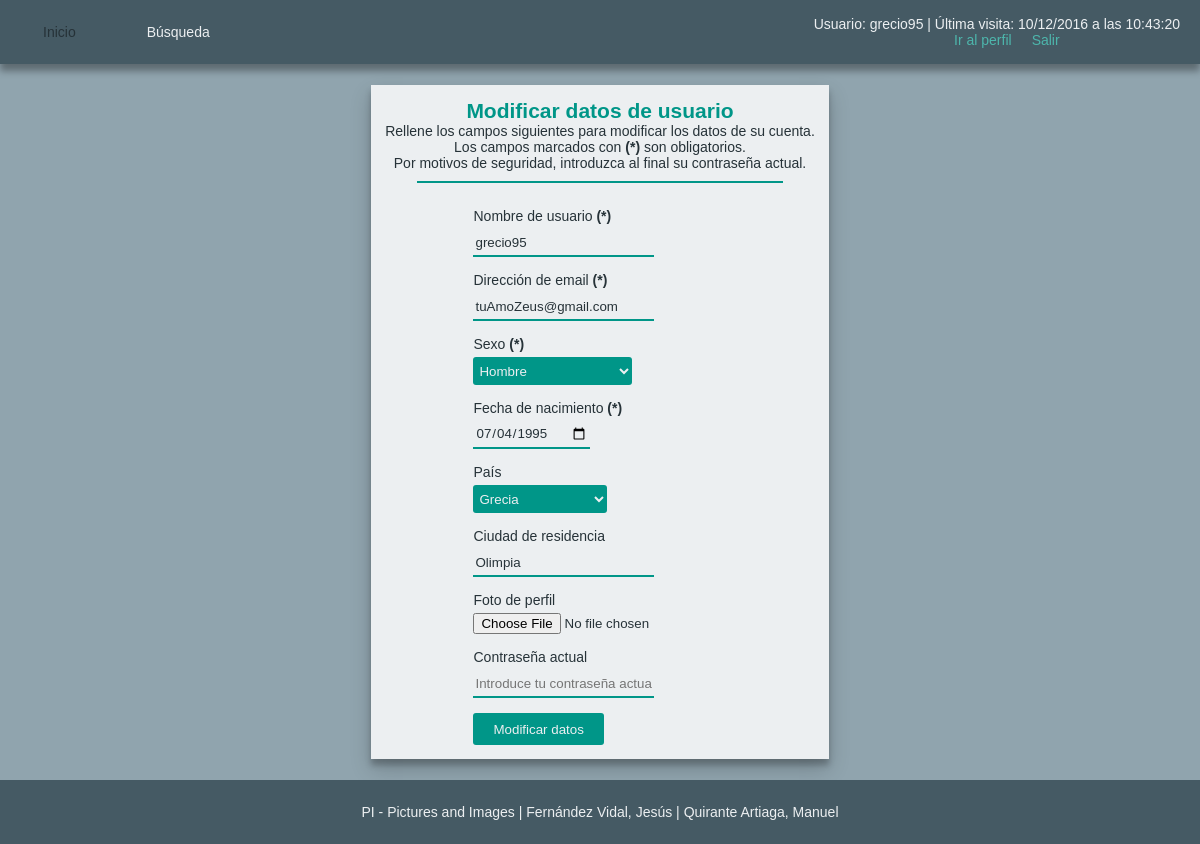
Screenshot of /usu/modificarDatos.php (signed in) with the database file from the repository.
### tables this page shows
CREATE TABLE IF NOT EXISTS `usuarios` (
  `IdUsuario` int(11) NOT NULL AUTO_INCREMENT,
  `NomUsuario` varchar(15) NOT NULL,
  `ClaveUsuario` varchar(15) NOT NULL,
  `EmailUsuario` varchar(200) NOT NULL,
  `SexoUsuario` tinyint(4) NOT NULL,
  `FNacimientoUsuario` date NOT NULL,
  `CiudadUsuario` varchar(100) DEFAULT NULL,
  `PaisUsuario` int(11) DEFAULT NULL,
  `FotoUsuario` varchar(256) NOT NULL DEFAULT 'img/com/avatar.png',
  `FRegistroUsuario` timestamp NOT NULL DEFAULT CURRENT_TIMESTAMP,
  PRIMARY KEY (`IdUsuario`),
  UNIQUE KEY `NomUsuario` (`NomUsuario`),
  UNIQUE KEY `EmailUsuario` (`EmailUsuario`),
  KEY `FK_usuarios_paises` (`PaisUsuario`),
  CONSTRAINT `FK_usuarios_paises` FOREIGN KEY (`PaisUsuario`) REFERENCES `paises` (`IdPais`) ON DELETE SET NULL ON UPDATE CASCADE
);

### inc/func/mysql/basico.inc.php (called while the page is built, shortened)
<?php
	function abrirConexion()
	{
		return true;
	}
	function ejecutarSQL($sql)
	{
		global $conexionBD, $directorioRaiz;
		if (!($resultado = $conexionBD->query($sql)))
		{
			echo "<p><img src='$directorioRaiz"."img/com/error.png' alt='Error' /></p>";
			$tipoConsulta = explode(" ", $sql, 2)[0];
			switch ($tipoConsulta)
			{
				case "INSERT":
				case "insert":
				{
					echo "<p>No se pudo añadir los datos al servidor.</p>";
					break;
				}
				case "UPDATE":
				case "update":
				{
					echo "<p>No se pudo modificar los datos del servidor.</p>";
					break;
				}
				case "DELETE":
				case "delete":
				{
					echo "<p>No se pudo eliminar los datos del servidor.</p>";
					break;
				}
				default:
				{
					echo "<p>No se pudo recuperar los datos del servidor.</p>";
					break;
				}
			}
			return false;
		}
		return $resultado;
	}
?>
<?php
	function getSQLUsuario($usu)
	{
		return "SELECT NomUsuario, ClaveUsuario, EmailUsuario, SexoUsuario, FNacimientoUsuario, CiudadUsuario, IdPais, NomPais, FotoUsuario FROM usuarios, paises WHERE PaisUsuario = IdPais AND NomUsuario = '$usu'";
	}
	function getSQLPaises()
	{
		return "SELECT IdPais, NomPais FROM paises ORDER BY NomPais ASC";
	}
?>

### inc/func/mysql/formularios.inc.php (the view, shortened to what this page needs)
<?php
	function selectorPais($paises, $preSel = 0)
	{
?>
		<p><label for="pais">País</label></p>
		<p><select name="pais" id="pais">
<?php
		while ($fila = $paises->fetch_object())
		{
			$IdPais = $fila->IdPais;
			$NomPais = $fila->NomPais;
			$selected = ($IdPais == $preSel ? "selected" : "");
?>
		<option value="<?php echo $IdPais; ?>" <?php echo $selected; ?>><?php echo $NomPais; ?></option>
<?php
		}
		echo "</select></p>";
	}
?>
<?php
	function selectorSexo($preSel = 0)
	{
?>
		<p><label for="sexo">Sexo <strong>(*)</strong></label></p>
		<p>
			<select name="sexo" id="sexo">
<?php
		$nombre[0] = "Seleccione una opción";
		$nombre[1] = "Hombre";
		$nombre[2] = "Mujer";
		$nombre[3] = "Otro";
		for ($i = 0; $i < 4; $i++)
		{
			$selected = ($i == $preSel ? "selected" : "");
?>
		<option value="<?php echo $i; ?>" <?php echo $selected; ?>><?php echo $nombre[$i]; ?></option>
<?php
		}
		echo "</select></p>";
	}
?>

### usu/modificarDatos.php (shortened to what this page needs)
<?php
	$directorioRaiz = "../";
	include_once("../inc/func/mysql/basico.inc.php");
	include_once("../inc/func/mysql/formularios.inc.php");
	require_once("../inc/head.inc");
 ?>
<main class="centrado">
	<section class="encabezado">
		<h1>Modificar datos de usuario</h1>
		<p>Rellene los campos siguientes para modificar los datos de su cuenta.</p>
		<p>Los campos marcados con <strong>(*)</strong> son obligatorios.</p>
		<p>Por motivos de seguridad, introduzca al final su contraseña actual.</p>
	</section>
	<div class="separador"></div>
	<section>
	<?php
		if (abrirConexion())
		{
			$sql = getSQLPaises();
			if ($resultadoPaises = ejecutarSQL($sql))
			{
				$sql = getSQLUsuario($_SESSION["userName"]);
				if ($resultadoUsuario = ejecutarSQL($sql))
				{
					$fila = $resultadoUsuario->fetch_object();
					$NomUsuario = $fila->NomUsuario;
					$EmailUsuario = $fila->EmailUsuario;
					$SexoUsuario = $fila->SexoUsuario;
					$FNacimientoUsuario = $fila->FNacimientoUsuario;
					$CiudadUsuario = $fila->CiudadUsuario;
					$IdPais = $fila->IdPais;
	?>
					<form action="modificarDatos_respuesta.php" method="POST" enctype="multipart/form-data">
						<p><label for="nombreUsuario">Nombre de usuario <strong>(*)</strong></label></p>
						<p><input type="text" name="nombreUsuario" id="nombreUsuario" placeholder="Escribe tu nombre completo" required <?php echo "value='$NomUsuario'"; ?>/></p>
						<p><label for="email">Dirección de email <strong>(*)</strong></label></p>
						<p><input type="email" name="email" id="email" placeholder="Introduce tu email, recuerda la @" required <?php echo "value='$EmailUsuario'"; ?>/></p>
						<?php selectorSexo($SexoUsuario); ?>
						<p><label for="fecha">Fecha de nacimiento <strong>(*)</strong></label></p>
						<p><input type="date" name="fecha" id="fecha" required <?php echo "value='$FNacimientoUsuario'"; ?>/></p>
						<?php selectorPais($resultadoPaises, $IdPais); ?>
						<p><label for="ciudad">Ciudad de residencia</label></p>
						<p><input type="text" name="ciudad" id="ciudad" placeholder="Ciudad en la que vives actualmente" <?php echo "value='$CiudadUsuario'"; ?>/></p>
						<p><label for="foto">Foto de perfil</label></p>
						<p><input type="file" name="foto" id="foto"/></p>
						<p><label for="passActual">Contraseña actual</label></p>
						<p><input type="password" name="passActual" id="passActual" placeholder="Introduce tu contraseña actual" required/></p>
						<input type="submit" value="Modificar datos" />
					</form>
	<?php
				}
			}
		}
	?>
	</section>
</main>
<?php
	require_once("../inc/footer.inc");
?>

### css/estilos.css (style rules this page uses)
* { margin: 0px; box-sizing: border-box; outline-color: #009688; }
body { min-height: 100vh; padding: 0em 1em; padding-top: 64px; background: #90A4AE; font-family: "Ubuntu", "Arial", "Helvetica", sans-serif; font-size: 14px; color: #263238; display: flex; flex-direction: column; }
main { width: 100%; padding: 1em; background: #ECEFF1; box-shadow: 0 10px 20px rgba(0,0,0,0.19), 0 6px 6px rgba(0,0,0,0.23); display: flex; flex-direction: column; align-items: center; }
.centrado { width: initial; }
main section { display: flex; flex-direction: column; align-items: center; }
h1, h2, h3 { color: #009688; }
h1, h2 { text-align: center; }
.encabezado { display: flex; flex-direction: column; align-items: center; }
.separador { margin-top: 10px; margin-bottom: 20px; border-bottom: 2px solid #009688; width: 85%; }

### css/contraste.css (style rules this page uses)
* { margin: 0px; box-sizing: border-box; outline-color: #2196F3; }
body { min-height: 100vh; padding: 0em 1em; padding-top: 64px ; background: #263238; font-family: "Ubuntu", "Arial", "Helvetica", sans-serif; font-size: 14px; color: #ECEFF1; display: flex; flex-direction: column; }
main { width: 100%; padding: 1em; background: inherit; display: flex; flex-direction: column; align-items: center; flex: 1; }
.centrado { width: initial; }
main section { display: flex; flex-direction: column; align-items: center; }
h1, h2, h3 { color: #2196F3; }
h1, h2 { text-align: center; }
.encabezado { display: flex; flex-direction: column; align-items: center; }
.separador { margin-top: 10px; margin-bottom: 20px; border-bottom: 2px solid #2196F3; width: 85%; }

### css/formularios.css (style rules this page uses)
form p { margin: 5px 0px; }
form p input, form p textarea, form p select { margin-bottom: 10px; }
input[type="text"], input[type="password"], input[type="email"], input[type="number"], input[type="tel"], input[type="date"], input[type="submit"], textarea, select { outline: none; border: none; border-bottom: 2px solid #009688; height: 28px; padding: 2px; background: inherit; font-family: inherit; color: inherit; transition: all .25s ease-in-out; }
select, input[type="submit"] { border: none; border-radius: 3px; background: #009688; color: #ECEFF1; }
input[type="submit"] { box-sizing: content-box; padding: 2px 20px; }

### css/galerias.css (style rules this page uses)
section { display: flex; flex-flow: row wrap; justify-content: center; align-items: center; }

### css/contraste-formularios.css (style rules this page uses)
form p { margin: 5px 0px; }
form p input, form p textarea, form p select { margin-bottom: 10px; }
input[type="text"], input[type="password"], input[type="email"], input[type="number"], input[type="tel"], input[type="date"], input[type="submit"], textarea, select { outline: none; border: none; border-bottom: 2px solid #2196F3; height: 28px; padding: 2px; background: inherit; font-family: inherit; color: inherit; transition: all .25s ease-in-out; }
select, input[type="submit"] { border: none; border-radius: 3px; background: #2196F3; color: #ECEFF1; }
input[type="submit"] { box-sizing: content-box; padding: 2px 20px; }

### css/contraste-galerias.css (style rules this page uses)
section { display: flex; flex-flow: row wrap; justify-content: center; align-items: center; }

### css/imprimir.css (style rules this page uses)
* { margin: 0px; box-sizing: border-box; }
body { min-height: 100vh; background: #FFF; font-family: serif; font-size: 12pt; color: #000; display: flex; flex-direction: column; }
main { margin: 1.5em 1em; padding: 1em; background: transparent; display: flex; flex-direction: column; align-items: center; flex: 1; }
h1, h2, h3 { color: black; }
h1, h2 { text-align: center; }
.centrado { margin: 1.5em 14px; margin-top: 85px; }
.encabezado { margin-bottom: 20px; width: 85%; padding-bottom: 10px; border-bottom: 2px solid #000; display: flex; flex-direction: column; align-items: center; }
input[type="text"], input[type="password"], input[type="email"], input[type="number"], input[type="tel"], input[type="date"], textarea { border-bottom: 2px solid #000 !important; color:#000; background: transparent; }
select, input[type="submit"] { border: 2px solid #000; color:#000; background: transparent; }

### rows the page displays
usuarios: nombreUsuario "grecio95", email "tuAmoZeus@gmail.com", fecha "07/04/1995", ciudad "Olimpia"

### other values shown
$userName "grecio95"
$fecha "10/12/2016 a las 10:43:20"
form field sexo "Hombre"
form field pais "Grecia"
